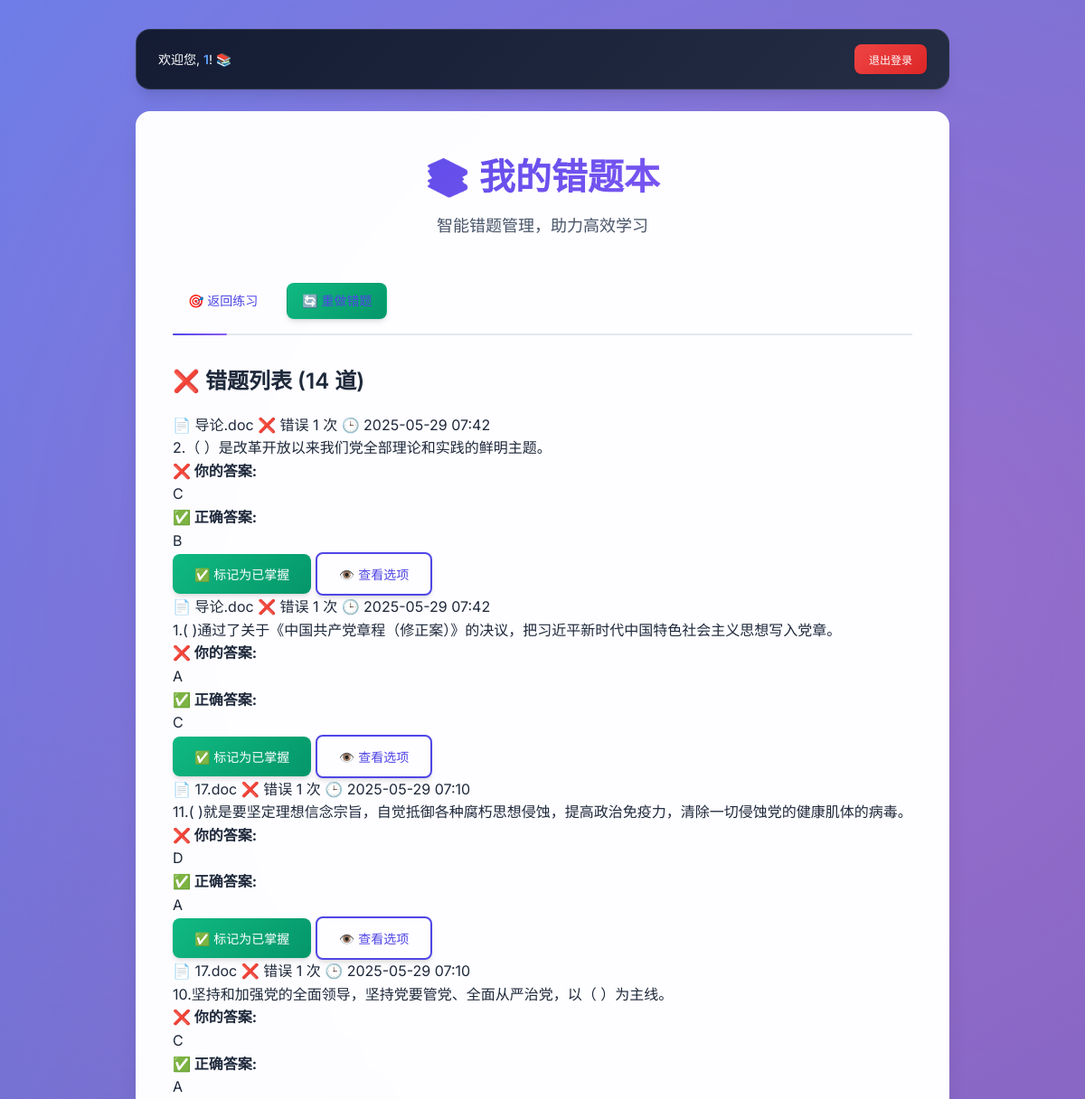
Page /wrong_answers (signed in, upper part) on the earlier database version.
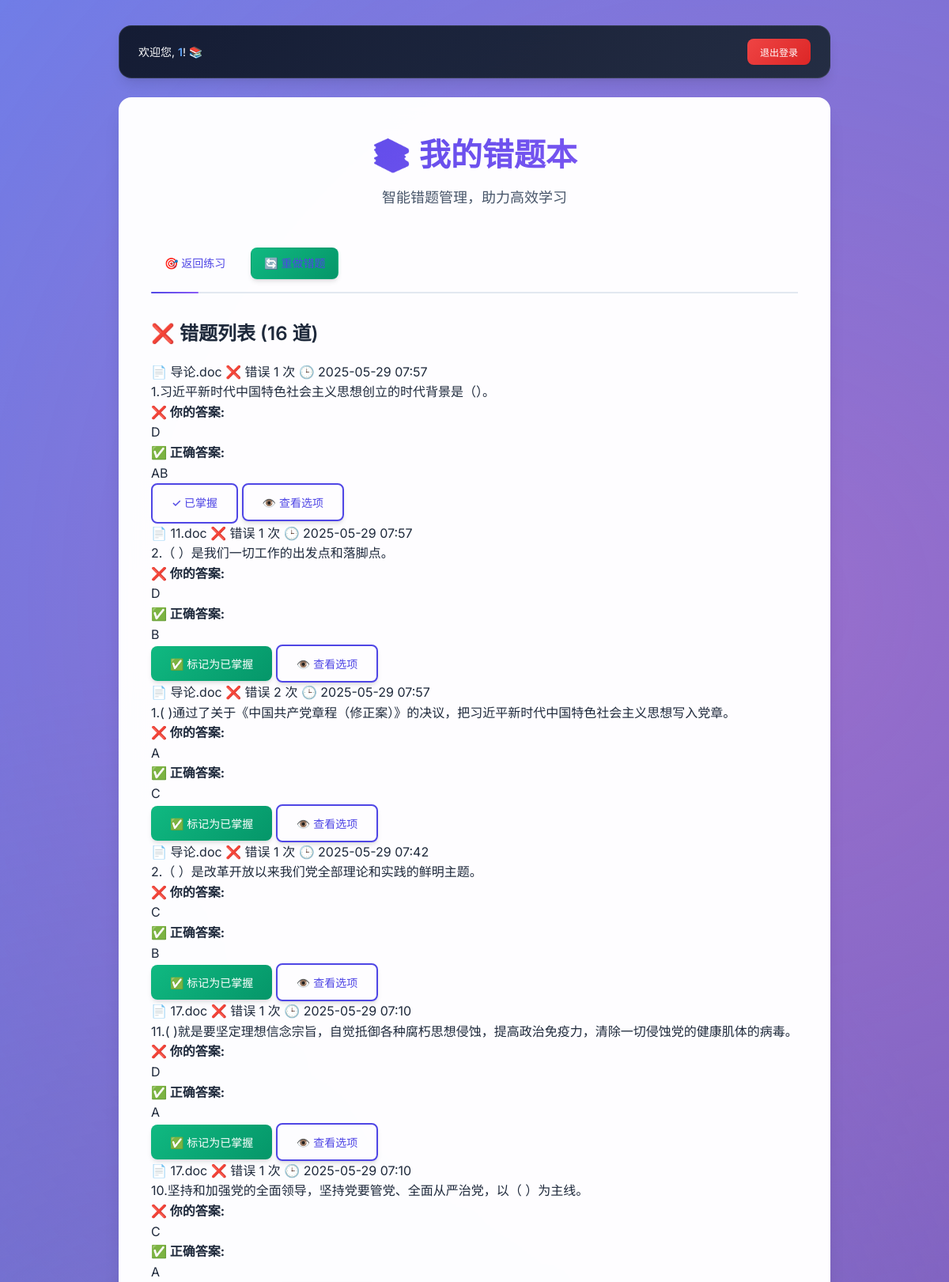
Same page on the later database version.
### tables this page shows
CREATE TABLE wrong_answers (
                        id INTEGER PRIMARY KEY AUTOINCREMENT,
                        user_id INTEGER,
                        question_id TEXT NOT NULL,
                        question_text TEXT NOT NULL,
                        question_type TEXT NOT NULL,
                        correct_answer TEXT NOT NULL,
                        user_answer TEXT NOT NULL,
                        question_options TEXT,
                        source_doc TEXT,
                        wrong_count INTEGER DEFAULT 1,
                        first_wrong_at TIMESTAMP DEFAULT CURRENT_TIMESTAMP,
                        last_wrong_at TIMESTAMP DEFAULT CURRENT_TIMESTAMP,
                        is_corrected INTEGER DEFAULT 0,
                        FOREIGN KEY (user_id) REFERENCES users (id)
                    );

### main_new.py (the view, shortened to what this page needs)
@app.route('/wrong_answers')
def wrong_answers_page():
    if 'user_id' not in session:
        return redirect(url_for('login_page'))
    try:
        user_id = session['user_id']
        raw_wrong_answers = db_manager.get_wrong_answers(user_id)
        processed_wrong_answers = []
        for ans_row in raw_wrong_answers:
            processed_ans = dict(ans_row)
            processed_wrong_answers.append(processed_ans)
        stats = db_manager.get_wrong_answer_stats(user_id)
        return render_template('wrong_answers.html',
                             username=session.get('username'),
                             wrong_answers=processed_wrong_answers,
                             stats=stats)
    except Exception as e:
        logger.error(f"获取错题本失败: {e}")
        import traceback
        logger.error(traceback.format_exc()) # Log full traceback for better debugging
        return redirect(url_for('quiz_page_actual'))

### database_manager.py (called while the page is built)
    def get_connection(self):
        if self.is_postgres:
            conn = psycopg2.connect(**self.db_config)
            return conn
        else:
            conn = sqlite3.connect(self.sqlite_path)
            conn.row_factory = sqlite3.Row
            return conn

    def execute_query(self, query, params=None, fetch_one=False, fetch_all=False):
        conn = self.get_connection()
        cursor = conn.cursor()
        try:
            if self.is_postgres:
                cursor = conn.cursor(cursor_factory=psycopg2.extras.RealDictCursor)
            cursor.execute(query, params or ())
            if fetch_one:
                result = cursor.fetchone()
            elif fetch_all:
                result = cursor.fetchall()
            else:
                result = None
            conn.commit()
            return result
        except Exception as e:
            conn.rollback()
            logger.error(f"数据库查询失败: {e}")
            raise
        finally:
            cursor.close()
            conn.close()

### templates/wrong_answers.html (shortened to what the changed rows need)
<!DOCTYPE html>
<html lang="zh-CN">
<head>
    <link rel="stylesheet" href="{{ url_for('static', filename='style.css') }}">
</head>
<body>
    <div class="main-wrapper">
        <div class="container-box wrong-answers-container">
            <h1>📚 我的错题本</h1>
            {% if wrong_answers and wrong_answers|length > 0 %}
                <div class="wrong-answers-list">
                    <h3>❌ 错题列表 ({{ wrong_answers|length }} 道)</h3>
                    {% for wrong_answer in wrong_answers %}
                    <div class="wrong-answer-item{% if wrong_answer.is_corrected %} corrected{% endif %}"
                         data-question-id="{{ wrong_answer.question_id }}">
                        <div class="wrong-answer-header">
                            <div class="wrong-answer-meta">
                                <span class="meta-tag source-tag">
                                    📄 {{ wrong_answer.source_doc }}
                                </span>
                                <span class="meta-tag error-count-tag">
                                    ❌ 错误 {{ wrong_answer.wrong_count }} 次
                                </span>
                                <span class="meta-tag date-tag">
                                    🕒 {{ wrong_answer.last_wrong_at.strftime('%Y-%m-%d %H:%M') if wrong_answer.last_wrong_at else '未知时间' }}
                                </span>
                            </div>
                        </div>
                        <div class="wrong-question-text">
                            {{ wrong_answer.question_text }}
                        </div>
                        <div class="answer-comparison">
                            <div class="answer-box user-answer">
                                <strong>❌ 你的答案:</strong><br>
                                {{ wrong_answer.user_answer }}
                            </div>
                            <div class="answer-box correct-answer">
                                <strong>✅ 正确答案:</strong><br>
                                {{ wrong_answer.correct_answer }}
                            </div>
                        </div>
                        <div class="wrong-answer-actions">
                            {% if not wrong_answer.is_corrected %}
                            <button class="btn btn-secondary mark-corrected-btn"
                                    data-question-id="{{ wrong_answer.question_id }}">
                                ✅ 标记为已掌握
                            </button>
                            {% else %}
                            <span class="btn btn-outline" disabled>
                                ✓ 已掌握
                            </span>
                            {% endif %}
                            <button class="btn btn-outline show-options-btn"
                                    data-options="{{ wrong_answer.question_options|tojson if wrong_answer.question_options else '{}' }}">
                                👁️ 查看选项
                            </button>
                        </div>
                    </div>
                    {% endfor %}
                </div>
            {% endif %}
        </div>
    </div>
</body>
</html>

Differences in the rows shown:
added wrong_answers: source_doc "导论.doc", wrong_count "1", last_wrong_at "2025-05-29 07:57", question_text "1.习近平新时代中国特色社会主义思想创立的时代背景是（）。", user_answer "D", correct_answer "AB", is_corrected "✓ 已掌握"
added wrong_answers: source_doc "11.doc", wrong_count "1", last_wrong_at "2025-05-29 07:57", question_text "2.（ ）是我们一切工作的出发点和落脚点。", user_answer "D", correct_answer "B"
changed wrong_answers "1.( )通过了关于《中国共产党章程（修正案）》的决议，把习近平新时代中国特色社会主义思想写入党章。": wrong_count "1" → "2"; last_wrong_at "2025-05-29 07:42" → "2025-05-29 07:57"; moves up the list
Other differences:
{{ wrong_answers|length }}: "14" → "16"
